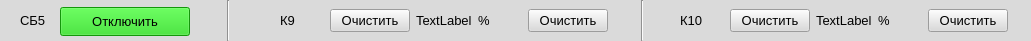
  <widget class="QWidget" name="widget_6" native="true">
   <property name="geometry">
    <rect>
     <x>10</x>
     <y>265</y>
     <width>1031</width>
     <height>41</height>
    </rect>
   </property>
   <property name="styleSheet">
    <string notr="true">background-color: rgb(218, 218, 218);</string>
   </property>
   <widget class="Line" name="line_9">
    <property name="geometry">
     <rect>
      <x>220</x>
      <y>0</y>
      <width>16</width>
      <height>41</height>
     </rect>
    </property>
    <property name="orientation">
     <enum>Qt::Vertical</enum>
    </property>
   </widget>
   <widget class="Line" name="line_10">
    <property name="geometry">
     <rect>
      <x>634</x>
      <y>0</y>
      <width>16</width>
      <height>41</height>
     </rect>
    </property>
    <property name="orientation">
     <enum>Qt::Vertical</enum>
    </property>
   </widget>
   <widget class="QLabel" name="label_33">
    <property name="geometry">
     <rect>
      <x>20</x>
      <y>10</y>
      <width>31</width>
      <height>20</height>
     </rect>
    </property>
    <property name="font">
     <font>
      <pointsize>10</pointsize>
     </font>
    </property>
    <property name="text">
     <string>СБ5</string>
    </property>
   </widget>
   <widget class="QPushButton" name="pushButton_26">
    <property name="geometry">
     <rect>
      <x>60</x>
      <y>7</y>
      <width>130</width>
      <height>29</height>
     </rect>
    </property>
    <property name="font">
     <font>
      <pointsize>10</pointsize>
     </font>
    </property>
    <property name="styleSheet">
     <string notr="true">background-color: rgb(27, 212, 14);</string>
    </property>
    <property name="text">
     <string>Отключить</string>
    </property>
   </widget>
   <widget class="QWidget" name="layoutWidget_8">
    <property name="geometry">
     <rect>
      <x>680</x>
      <y>0</y>
      <width>328</width>
      <height>41</height>
     </rect>
    </property>
    <layout class="QHBoxLayout" name="horizontalLayout_11">
     <item>
      <widget class="QLabel" name="label_34">
       <property name="font">
        <font>
         <pointsize>10</pointsize>
        </font>
       </property>
       <property name="text">
        <string>К10</string>
       </property>
      </widget>
     </item>
     <item>
      <widget class="QPushButton" name="pushButton_27">
       <property name="font">
        <font>
         <pointsize>10</pointsize>
        </font>
       </property>
       <property name="text">
        <string>Очистить</string>
       </property>
      </widget>
     </item>
     <item>
      <widget class="QLabel" name="label_35">
       <property name="font">
        <font>
         <pointsize>10</pointsize>
        </font>
       </property>
       <property name="text">
        <string>TextLabel</string>
       </property>
      </widget>
     </item>
     <item>
      <widget class="QLabel" name="label_36">
       <property name="font">
        <font>
         <pointsize>10</pointsize>
        </font>
       </property>
       <property name="text">
        <string>%</string>
       </property>
      </widget>
     </item>
     <item>
      <widget class="QPushButton" name="pushButton_28">
       <property name="font">
        <font>
         <pointsize>10</pointsize>
        </font>
       </property>
       <property name="text">
        <string>Очистить</string>
       </property>
      </widget>
     </item>
    </layout>
   </widget>
   <widget class="QWidget" name="layoutWidget_9">
    <property name="geometry">
     <rect>
      <x>280</x>
      <y>0</y>
      <width>328</width>
      <height>41</height>
     </rect>
    </property>
    <layout class="QHBoxLayout" name="horizontalLayout_12">
     <item>
      <widget class="QLabel" name="label_37">
       <property name="font">
        <font>
         <pointsize>10</pointsize>
        </font>
       </property>
       <property name="text">
        <string>К9</string>
       </property>
      </widget>
     </item>
     <item>
      <widget class="QPushButton" name="pushButton_29">
       <property name="font">
        <font>
         <pointsize>10</pointsize>
        </font>
       </property>
       <property name="text">
        <string>Очистить</string>
       </property>
      </widget>
     </item>
     <item>
      <widget class="QLabel" name="label_38">
       <property name="font">
        <font>
         <pointsize>10</pointsize>
        </font>
       </property>
       <property name="text">
        <string>TextLabel</string>
       </property>
      </widget>
     </item>
     <item>
      <widget class="QLabel" name="label_39">
       <property name="font">
        <font>
         <pointsize>10</pointsize>
        </font>
       </property>
       <property name="text">
        <string>%</string>
       </property>
      </widget>
     </item>
     <item>
      <widget class="QPushButton" name="pushButton_30">
       <property name="font">
        <font>
         <pointsize>10</pointsize>
        </font>
       </property>
       <property name="text">
        <string>Очистить</string>
       </property>
      </widget>
     </item>
    </layout>
   </widget>
  </widget>
